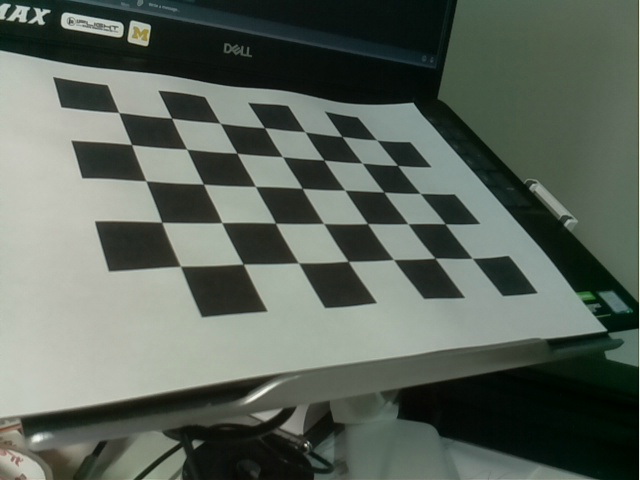
#> input picture code_raspi/calib/data/0.jpg, 640 x 480 px; its folder holds 4 pictures in this run
$ python camera_calibration.py
#> lines starting #> are read from the running program, lines starting #| are printed output that depends on the picture
#!/usr/bin/env python3
"""
camera calibration using opencv
https://github.com/SharadRawat/pi_sensor_setup/blob/master/camera_calibration/camera_calibration.py
"""

import matplotlib.pyplot as plt
import matplotlib.image as mpimg
import numpy as np
import glob
import cv2
import pickle


def Calibrate():
    # Number of object points
    num_intersections_in_x = 7
    num_intersections_in_y = 5

    # Size of square in meters
    square_size = 0.0275

    # Arrays to store 3D points and 2D image points
    obj_points = []
    img_points = []

    # Prepare expected object 3D object points (0,0,0), (1,0,0) ...
    object_points = np.zeros((num_intersections_in_x*num_intersections_in_y ,3), np.float32)
    object_points[:,:2] = np.mgrid[0:num_intersections_in_x, 0:num_intersections_in_y].T.reshape(-1,2)
    object_points = object_points*square_size

    fnames = glob.glob('data/'+'*.'+'jpg')


    for fname in fnames:
        img = cv2.imread(fname)
#> img is the input picture: shape (480, 640, 3); mean B, G, R 91.2, 100.9, 91.8
        img_size = (img.shape[1], img.shape[0])
#> img_size = (640, 480)
        gray_scale = cv2.cvtColor(img, cv2.COLOR_BGR2GRAY)

        # Find chess board corners
        ret, corners = cv2.findChessboardCorners(gray_scale, (num_intersections_in_x, num_intersections_in_y), None)
#> ret = True; corners = 35 rows, first 8: [118.8, 112.6], [171.6, 118.2], [220.1, 123.4], [264.4, 127.7], [305.1, 132], [341.8, 136.4], [376.8, 140.1], [131.6, 144.5]

        if ret:
            obj_points.append(object_points)
            img_points.append(corners)

            # Draw the corners
            drawn_img = cv2.drawChessboardCorners(img, (num_intersections_in_x,num_intersections_in_y), corners, ret)
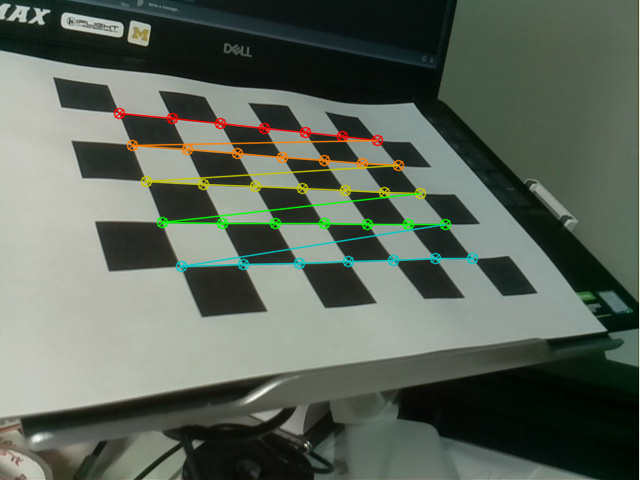
#> drawn_img: shape (480, 640, 3); mean B, G, R 90.4, 101.9, 92.4
#> pass 2 of the loop in Calibrate, `for fname in fnames:`:
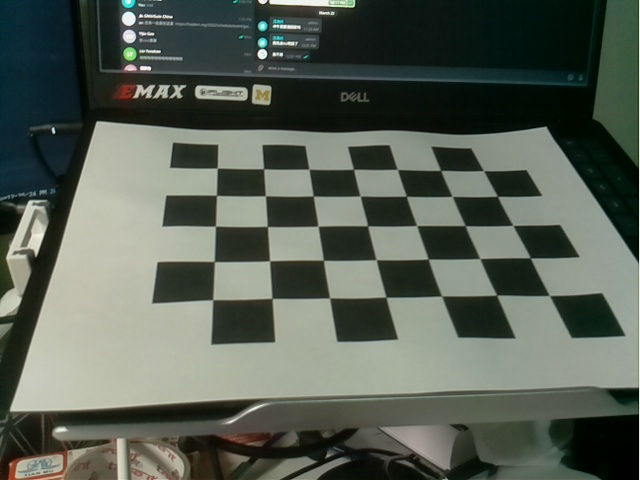
#> input picture code_raspi/calib/data/1.jpg, 640 x 480 px
#> in Calibrate, img is the input picture: shape (480, 640, 3); mean B, G, R 84.4, 94.7, 86.7
#> in Calibrate, `gray_scale = cv2.cvtColor(img, cv2.COLOR_BGR2GRAY)`:
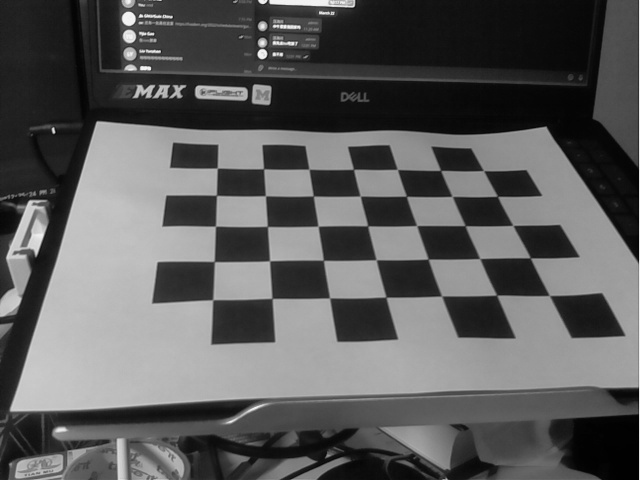
#> gray_scale: shape (480, 640); min 0, max 245, mean 91.1
#> corners = 35 rows, first 8: [217.3, 168.1], [263.5, 168.7], [309, 169.3], [353.5, 169.4], [397.3, 169.4], [440.6, 170.4], [483.5, 170.6], [216.4, 195.4]
#> in Calibrate, `drawn_img = cv2.drawChessboardCorners(img, (num_intersections_in_x,num..`:
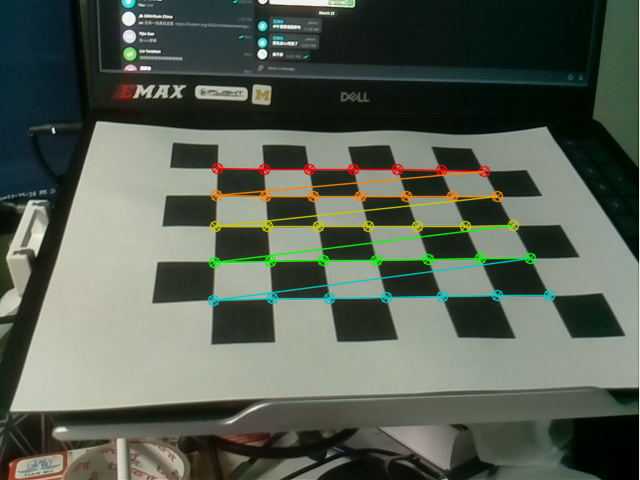
#> drawn_img: shape (480, 640, 3); mean B, G, R 83.6, 95.9, 87.3
#> pass 3 of the loop in Calibrate, `for fname in fnames:`:
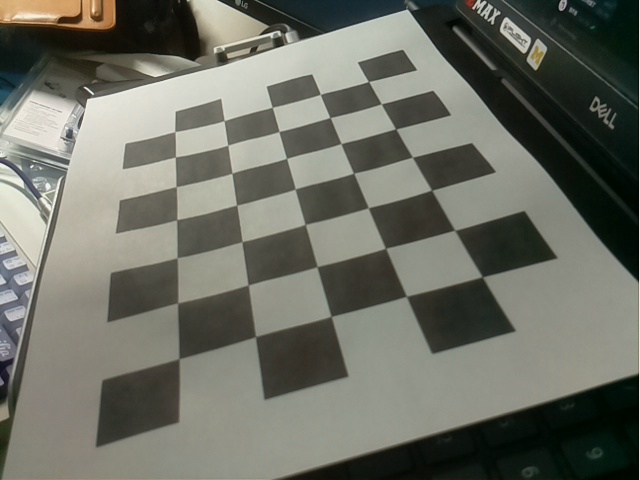
#> input picture code_raspi/calib/data/10.jpg, 640 x 480 px
#> in Calibrate, img is the input picture: shape (480, 640, 3); mean B, G, R 100.8, 111, 109.3
#> corners = 35 rows, first 8: [368.4, 81.49], [381.3, 103.9], [395.3, 128.7], [412.4, 157.3], [430.5, 190], [455.2, 229.6], [481.5, 277.1], [320.1, 94.34]
#> in Calibrate, `drawn_img = cv2.drawChessboardCorners(img, (num_intersections_in_x,num..`:
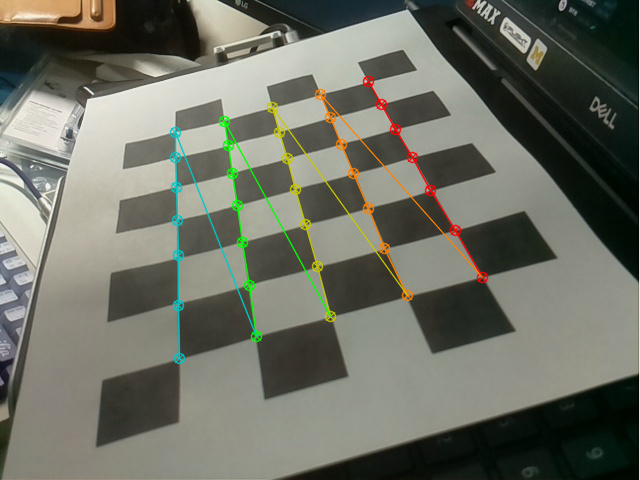
#> drawn_img: shape (480, 640, 3); mean B, G, R 99.8, 111.7, 109.5
#> the loop made 4 passes; the first 3 are shown
            # [5 lines of commented-out code are left out]

    ret, mtx, dist, rvecs, tvecs = cv2.calibrateCamera(obj_points, img_points, img_size, None, None)

#> (the run stopped early here; a loop or call above may not have finished)
